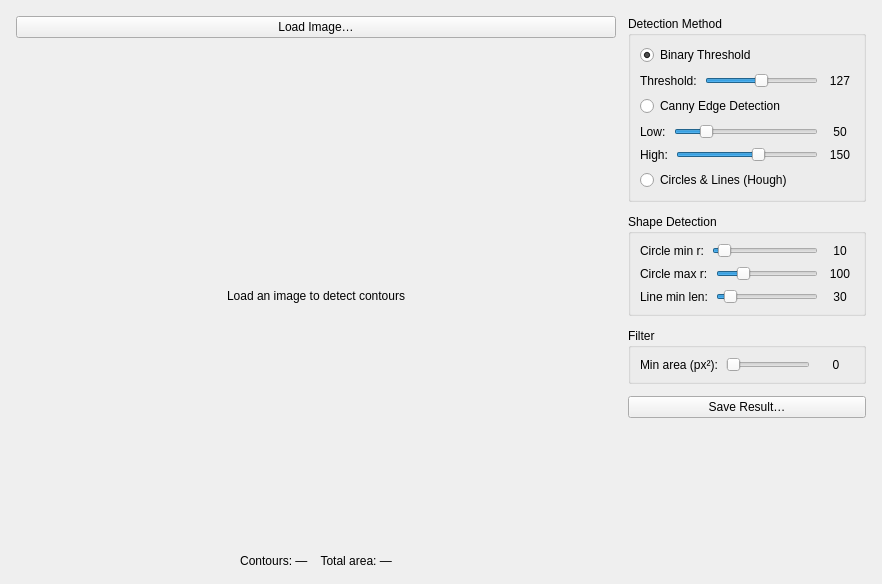
<?xml version="1.0" encoding="UTF-8"?>
<ui version="4.0">
 <class>ContourDetectionWidget</class>
 <widget class="QWidget" name="ContourDetectionWidget">
  <layout class="QHBoxLayout" name="mainLayout">
   <property name="spacing"><number>12</number></property>
   <property name="leftMargin"><number>16</number></property>
   <property name="topMargin"><number>16</number></property>
   <property name="rightMargin"><number>16</number></property>
   <property name="bottomMargin"><number>16</number></property>

   <item>
    <layout class="QVBoxLayout" name="imageLayout">
     <property name="spacing"><number>8</number></property>

     <item>
      <widget class="QPushButton" name="btnLoadImage">
       <property name="text"><string>Load Image…</string></property>
       <property name="minimumHeight"><number>32</number></property>
      </widget>
     </item>

     <item>
      <widget class="QLabel" name="lblImage">
       <property name="text"><string>Load an image to detect contours</string></property>
       <property name="alignment"><set>Qt::AlignmentFlag::AlignCenter</set></property>
       <property name="minimumSize"><size><width>600</width><height>500</height></size></property>
       <property name="scaledContents"><bool>false</bool></property>
      </widget>
     </item>

     <item>
      <widget class="QLabel" name="lblStats">
       <property name="text"><string>Contours: — &#160;&#160; Total area: —</string></property>
       <property name="alignment"><set>Qt::AlignmentFlag::AlignCenter</set></property>
      </widget>
     </item>

    </layout>
   </item>

   <item>
    <layout class="QVBoxLayout" name="controlsLayout">
     <property name="spacing"><number>12</number></property>

     <item>
      <widget class="QGroupBox" name="groupMethod">
       <property name="title"><string>Detection Method</string></property>
       <property name="maximumWidth"><number>300</number></property>
       <layout class="QVBoxLayout" name="layoutMethod">
        <property name="spacing"><number>8</number></property>

        <item>
         <widget class="QRadioButton" name="rdoThreshold">
          <property name="text"><string>Binary Threshold</string></property>
          <property name="checked"><bool>true</bool></property>
         </widget>
        </item>
        <item>
         <layout class="QHBoxLayout" name="thresholdLayout">
          <item>
           <widget class="QLabel" name="lblThreshold">
            <property name="text"><string>Threshold:</string></property>
           </widget>
          </item>
          <item>
           <widget class="QSlider" name="sliderThreshold">
            <property name="minimum"><number>0</number></property>
            <property name="maximum"><number>255</number></property>
            <property name="value"><number>127</number></property>
            <property name="orientation"><enum>Qt::Orientation::Horizontal</enum></property>
           </widget>
          </item>
          <item>
           <widget class="QLabel" name="lblThresholdValue">
            <property name="minimumSize"><size><width>28</width><height>0</height></size></property>
            <property name="text"><string>127</string></property>
            <property name="alignment"><set>Qt::AlignmentFlag::AlignCenter</set></property>
           </widget>
          </item>
         </layout>
        </item>

        <item>
         <widget class="QRadioButton" name="rdoCanny">
          <property name="visible"><bool>false</bool></property>
          <property name="text"><string>Canny Edge Detection</string></property>
         </widget>
        </item>
        <item>
         <layout class="QHBoxLayout" name="cannyLowLayout">
          <item>
           <widget class="QLabel" name="lblCannyLow">
            <property name="visible"><bool>false</bool></property>
            <property name="text"><string>Low:</string></property>
           </widget>
          </item>
          <item>
           <widget class="QSlider" name="sliderCannyLow">
            <property name="visible"><bool>false</bool></property>
            <property name="minimum"><number>0</number></property>
            <property name="maximum"><number>255</number></property>
            <property name="value"><number>50</number></property>
            <property name="orientation"><enum>Qt::Orientation::Horizontal</enum></property>
           </widget>
          </item>
          <item>
           <widget class="QLabel" name="lblCannyLowValue">
            <property name="visible"><bool>false</bool></property>
            <property name="minimumSize"><size><width>28</width><height>0</height></size></property>
            <property name="text"><string>50</string></property>
            <property name="alignment"><set>Qt::AlignmentFlag::AlignCenter</set></property>
           </widget>
          </item>
         </layout>
        </item>
        <item>
         <layout class="QHBoxLayout" name="cannyHighLayout">
          <item>
           <widget class="QLabel" name="lblCannyHigh">
            <property name="visible"><bool>false</bool></property>
            <property name="text"><string>High:</string></property>
           </widget>
          </item>
          <item>
           <widget class="QSlider" name="sliderCannyHigh">
            <property name="visible"><bool>false</bool></property>
            <property name="minimum"><number>0</number></property>
            <property name="maximum"><number>255</number></property>
            <property name="value"><number>150</number></property>
            <property name="orientation"><enum>Qt::Orientation::Horizontal</enum></property>
           </widget>
          </item>
          <item>
           <widget class="QLabel" name="lblCannyHighValue">
            <property name="visible"><bool>false</bool></property>
            <property name="minimumSize"><size><width>28</width><height>0</height></size></property>
            <property name="text"><string>150</string></property>
            <property name="alignment"><set>Qt::AlignmentFlag::AlignCenter</set></property>
           </widget>
          </item>
         </layout>
        </item>

        <item>
         <widget class="QRadioButton" name="rdoShapes">
          <property name="text"><string>Circles &amp;&amp; Lines (Hough)</string></property>
         </widget>
        </item>

       </layout>
      </widget>
     </item>

     <item>
      <widget class="QGroupBox" name="groupShapes">
       <property name="title"><string>Shape Detection</string></property>
       <property name="maximumWidth"><number>300</number></property>
       <layout class="QVBoxLayout" name="layoutShapes">
        <property name="spacing"><number>8</number></property>

        <item>
         <layout class="QHBoxLayout" name="minRadiusLayout">
          <item>
           <widget class="QLabel" name="lblMinRadius">
            <property name="text"><string>Circle min r:</string></property>
           </widget>
          </item>
          <item>
           <widget class="QSlider" name="sliderMinRadius">
            <property name="minimum"><number>1</number></property>
            <property name="maximum"><number>150</number></property>
            <property name="value"><number>10</number></property>
            <property name="orientation"><enum>Qt::Orientation::Horizontal</enum></property>
           </widget>
          </item>
          <item>
           <widget class="QLabel" name="lblMinRadiusValue">
            <property name="minimumSize"><size><width>28</width><height>0</height></size></property>
            <property name="text"><string>10</string></property>
            <property name="alignment"><set>Qt::AlignmentFlag::AlignCenter</set></property>
           </widget>
          </item>
         </layout>
        </item>
        <item>
         <layout class="QHBoxLayout" name="maxRadiusLayout">
          <item>
           <widget class="QLabel" name="lblMaxRadius">
            <property name="text"><string>Circle max r:</string></property>
           </widget>
          </item>
          <item>
           <widget class="QSlider" name="sliderMaxRadius">
            <property name="minimum"><number>10</number></property>
            <property name="maximum"><number>400</number></property>
            <property name="value"><number>100</number></property>
            <property name="orientation"><enum>Qt::Orientation::Horizontal</enum></property>
           </widget>
          </item>
          <item>
           <widget class="QLabel" name="lblMaxRadiusValue">
            <property name="minimumSize"><size><width>28</width><height>0</height></size></property>
            <property name="text"><string>100</string></property>
            <property name="alignment"><set>Qt::AlignmentFlag::AlignCenter</set></property>
           </widget>
          </item>
         </layout>
        </item>
        <item>
         <layout class="QHBoxLayout" name="minLineLengthLayout">
          <item>
           <widget class="QLabel" name="lblMinLineLength">
            <property name="text"><string>Line min len:</string></property>
           </widget>
          </item>
          <item>
           <widget class="QSlider" name="sliderMinLineLength">
            <property name="minimum"><number>5</number></property>
            <property name="maximum"><number>300</number></property>
            <property name="value"><number>30</number></property>
            <property name="orientation"><enum>Qt::Orientation::Horizontal</enum></property>
           </widget>
          </item>
          <item>
           <widget class="QLabel" name="lblMinLineLengthValue">
            <property name="minimumSize"><size><width>28</width><height>0</height></size></property>
            <property name="text"><string>30</string></property>
            <property name="alignment"><set>Qt::AlignmentFlag::AlignCenter</set></property>
           </widget>
          </item>
         </layout>
        </item>

       </layout>
      </widget>
     </item>

     <item>
      <widget class="QGroupBox" name="groupFilter">
       <property name="visible"><bool>false</bool></property>
       <property name="title"><string>Filter</string></property>
       <property name="maximumWidth"><number>300</number></property>
       <layout class="QVBoxLayout" name="layoutFilter">
        <property name="spacing"><number>8</number></property>
        <item>
         <layout class="QHBoxLayout" name="minAreaLayout">
          <item>
           <widget class="QLabel" name="lblMinArea">
            <property name="text"><string>Min area (px²):</string></property>
           </widget>
          </item>
          <item>
           <widget class="QSlider" name="sliderMinArea">
            <property name="minimum"><number>0</number></property>
            <property name="maximum"><number>5000</number></property>
            <property name="value"><number>0</number></property>
            <property name="orientation"><enum>Qt::Orientation::Horizontal</enum></property>
           </widget>
          </item>
          <item>
           <widget class="QLabel" name="lblMinAreaValue">
            <property name="minimumSize"><size><width>36</width><height>0</height></size></property>
            <property name="text"><string>0</string></property>
            <property name="alignment"><set>Qt::AlignmentFlag::AlignCenter</set></property>
           </widget>
          </item>
         </layout>
        </item>
       </layout>
      </widget>
     </item>

     <item>
      <widget class="QPushButton" name="btnSaveResult">
       <property name="text"><string>Save Result…</string></property>
       <property name="minimumHeight"><number>32</number></property>
      </widget>
     </item>

     <item>
      <spacer name="rightSpacer">
       <property name="orientation"><enum>Qt::Vertical</enum></property>
       <property name="sizeHint" stdset="0"><size><width>20</width><height>40</height></size></property>
      </spacer>
     </item>

    </layout>
   </item>

  </layout>
 </widget>
 <resources/>
 <connections/>
</ui>
